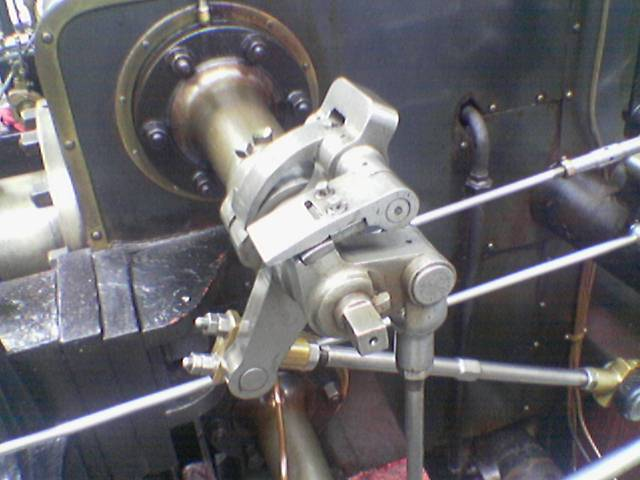
#> input picture valve.png, 640 x 480 px, found by its file name
$ python test.py
#> lines starting #> are read from the running program, lines starting #| are printed output that depends on the picture
import numpy as np
from PIL import Image
import matplotlib.pyplot as plt

im_path = '/tfshare/PycharmProjects/canny/valve.png'
im = np.array(Image.open(im_path))
#> im is the input picture: shape (480, 640, 3); mean R, G, B 106.3, 104.8, 108.9
im = im[:, :, 0]
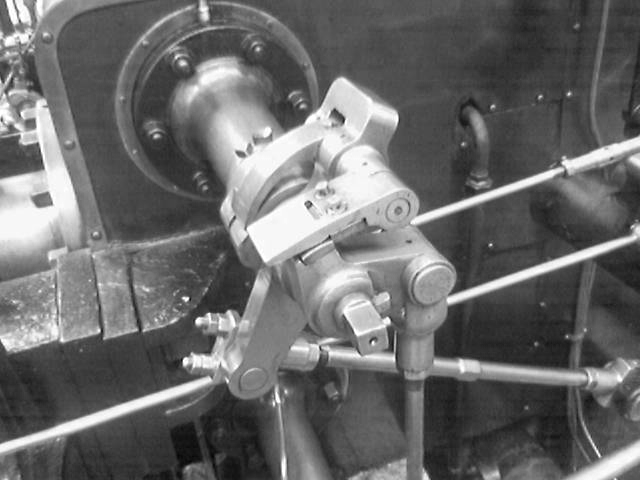
#> im: shape (480, 640); min 3, max 255, mean 106.3
print(im.shape)
#| (480, 640)

b = np.array([[2, 4,  5,  2,  2],
           [4, 9,  12, 9,  4],
           [5, 12, 15, 12, 5],
           [4, 9,  12, 9,  4],
           [2, 4,  5,  4,  2]]) / 156
kernel = np.zeros(im.shape)
kernel[:b.shape[0], :b.shape[1]] = b

fim = np.fft.fft2(im)
fkernel = np.fft.fft2(kernel)
fil_im = np.fft.ifft2(fim * fkernel)

fil_im = np.abs(fil_im).astype('int')
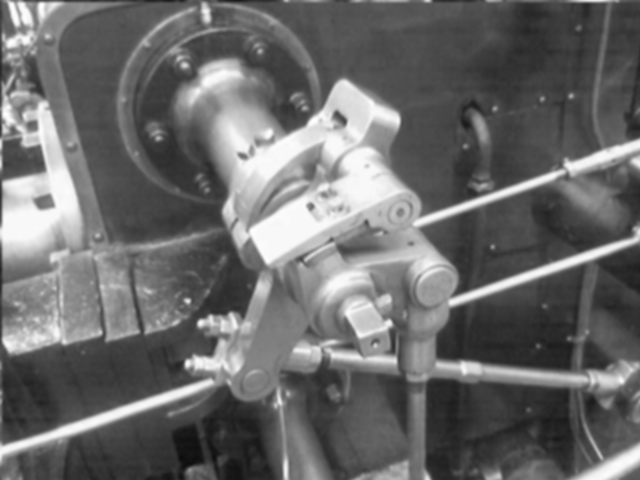
#> fil_im: shape (480, 640) int64; min 12, max 255, mean 106.5

plt.gray()
plt.subplot(1, 2, 1)
plt.imshow(im)
plt.subplot(1, 2, 2)
plt.imshow(fil_im)
plt.show()
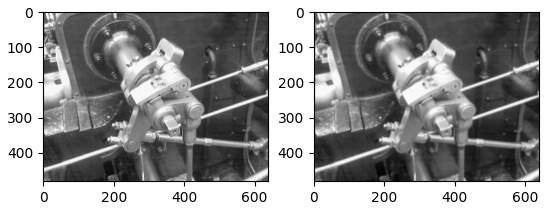
#> figure drawn by matplotlib, 2 panels

$ run again, with emilia.jpg saved as valve.png
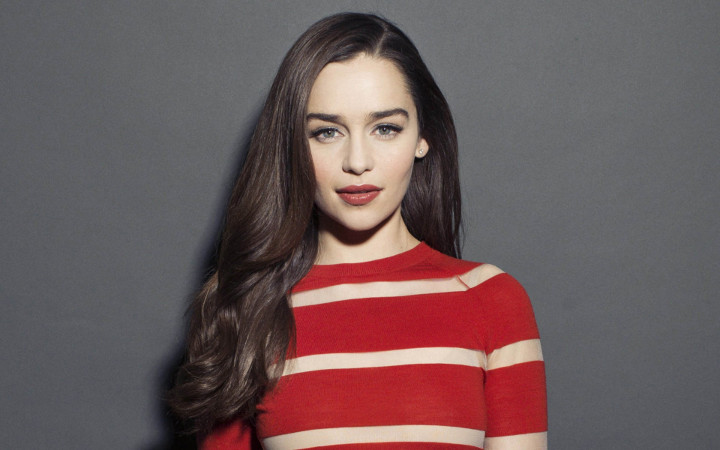
#> input picture emilia.jpg, 720 x 450 px, found by its file name
#> im is the input picture: shape (450, 720, 3); mean R, G, B 108.6, 89.7, 90.9
#> im: shape (450, 720)
#| (450, 720)
#> `fil_im = np.abs(fil_im).astype('int')`:
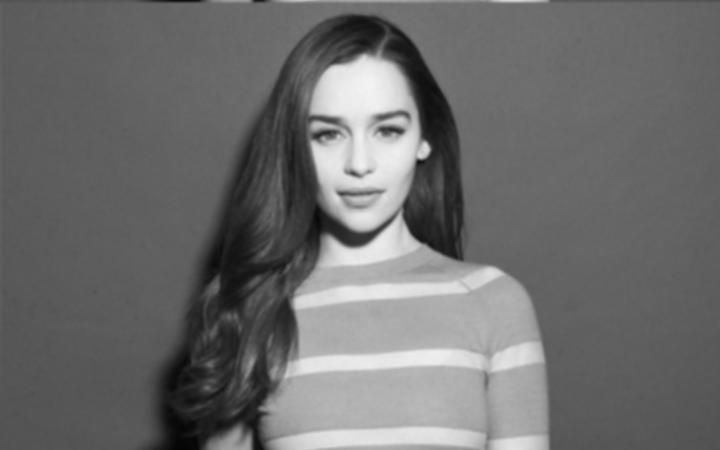
#> fil_im: shape (450, 720) int64; min 5, max 244, mean 108.8
#> `plt.show()`:
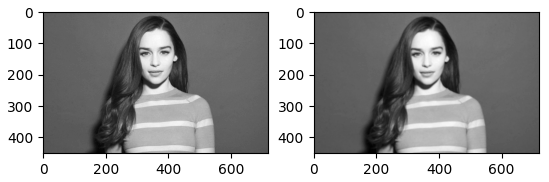
#> figure drawn by matplotlib, 2 panels
